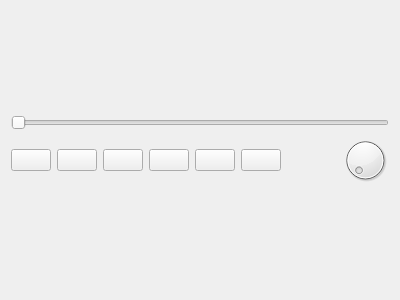
<?xml version="1.0" encoding="UTF-8"?>
<ui version="4.0">
 <class>player</class>
 <widget class="QWidget" name="player">
  <property name="geometry">
   <rect>
    <x>0</x>
    <y>0</y>
    <width>400</width>
    <height>300</height>
   </rect>
  </property>
  <property name="windowTitle">
   <string>Form</string>
  </property>
  <layout class="QVBoxLayout" name="main_layout">
   <property name="margin">
    <number>0</number>
   </property>
   <item>
    <layout class="QVBoxLayout" name="verticalLayout">
     <property name="margin">
      <number>11</number>
     </property>
     <item>
      <widget class="QSlider" name="sld_time">
       <property name="orientation">
        <enum>Qt::Horizontal</enum>
       </property>
      </widget>
     </item>
     <item>
      <layout class="QHBoxLayout" name="control_layout">
       <item>
        <widget class="QPushButton" name="btn_play">
         <property name="sizePolicy">
          <sizepolicy hsizetype="Maximum" vsizetype="Maximum">
           <horstretch>0</horstretch>
           <verstretch>0</verstretch>
          </sizepolicy>
         </property>
         <property name="icon">
          <iconset resource="resources/resources.qrc">
           <normaloff>:/controls/media-playback-start-4.png</normaloff>:/controls/media-playback-start-4.png</iconset>
         </property>
         <property name="iconSize">
          <size>
           <width>32</width>
           <height>32</height>
          </size>
         </property>
        </widget>
       </item>
       <item>
        <widget class="QPushButton" name="btn_pause">
         <property name="sizePolicy">
          <sizepolicy hsizetype="Maximum" vsizetype="Maximum">
           <horstretch>0</horstretch>
           <verstretch>0</verstretch>
          </sizepolicy>
         </property>
         <property name="icon">
          <iconset resource="resources/resources.qrc">
           <normaloff>:/controls/media-playback-pause-4.png</normaloff>:/controls/media-playback-pause-4.png</iconset>
         </property>
         <property name="iconSize">
          <size>
           <width>32</width>
           <height>32</height>
          </size>
         </property>
        </widget>
       </item>
       <item>
        <widget class="QPushButton" name="btn_stop">
         <property name="sizePolicy">
          <sizepolicy hsizetype="Maximum" vsizetype="Maximum">
           <horstretch>0</horstretch>
           <verstretch>0</verstretch>
          </sizepolicy>
         </property>
         <property name="icon">
          <iconset resource="resources/resources.qrc">
           <normaloff>:/controls/media-playback-stop-4.png</normaloff>:/controls/media-playback-stop-4.png</iconset>
         </property>
         <property name="iconSize">
          <size>
           <width>32</width>
           <height>32</height>
          </size>
         </property>
        </widget>
       </item>
       <item>
        <widget class="QPushButton" name="btn_prev">
         <property name="sizePolicy">
          <sizepolicy hsizetype="Maximum" vsizetype="Maximum">
           <horstretch>0</horstretch>
           <verstretch>0</verstretch>
          </sizepolicy>
         </property>
         <property name="icon">
          <iconset resource="resources/resources.qrc">
           <normaloff>:/controls/media-skip-backward-4.png</normaloff>:/controls/media-skip-backward-4.png</iconset>
         </property>
         <property name="iconSize">
          <size>
           <width>32</width>
           <height>32</height>
          </size>
         </property>
        </widget>
       </item>
       <item>
        <widget class="QPushButton" name="btn_next">
         <property name="sizePolicy">
          <sizepolicy hsizetype="Maximum" vsizetype="Maximum">
           <horstretch>0</horstretch>
           <verstretch>0</verstretch>
          </sizepolicy>
         </property>
         <property name="icon">
          <iconset resource="resources/resources.qrc">
           <normaloff>:/controls/media-skip-forward-4.png</normaloff>:/controls/media-skip-forward-4.png</iconset>
         </property>
         <property name="iconSize">
          <size>
           <width>32</width>
           <height>32</height>
          </size>
         </property>
        </widget>
       </item>
       <item>
        <widget class="QPushButton" name="btn_record">
         <property name="text">
          <string/>
         </property>
         <property name="icon">
          <iconset resource="resources/resources.qrc">
           <normaloff>:/controls/media-record-3.png</normaloff>:/controls/media-record-3.png</iconset>
         </property>
         <property name="iconSize">
          <size>
           <width>32</width>
           <height>32</height>
          </size>
         </property>
         <property name="checkable">
          <bool>true</bool>
         </property>
        </widget>
       </item>
       <item>
        <spacer name="horizontalSpacer">
         <property name="orientation">
          <enum>Qt::Horizontal</enum>
         </property>
         <property name="sizeHint" stdset="0">
          <size>
           <width>40</width>
           <height>20</height>
          </size>
         </property>
        </spacer>
       </item>
       <item>
        <widget class="QDial" name="dial_valume">
         <property name="sizePolicy">
          <sizepolicy hsizetype="Fixed" vsizetype="Fixed">
           <horstretch>0</horstretch>
           <verstretch>0</verstretch>
          </sizepolicy>
         </property>
         <property name="maximumSize">
          <size>
           <width>48</width>
           <height>48</height>
          </size>
         </property>
        </widget>
       </item>
      </layout>
     </item>
    </layout>
   </item>
  </layout>
 </widget>
 <resources>
  <include location="resources/resources.qrc"/>
 </resources>
 <connections/>
</ui>
